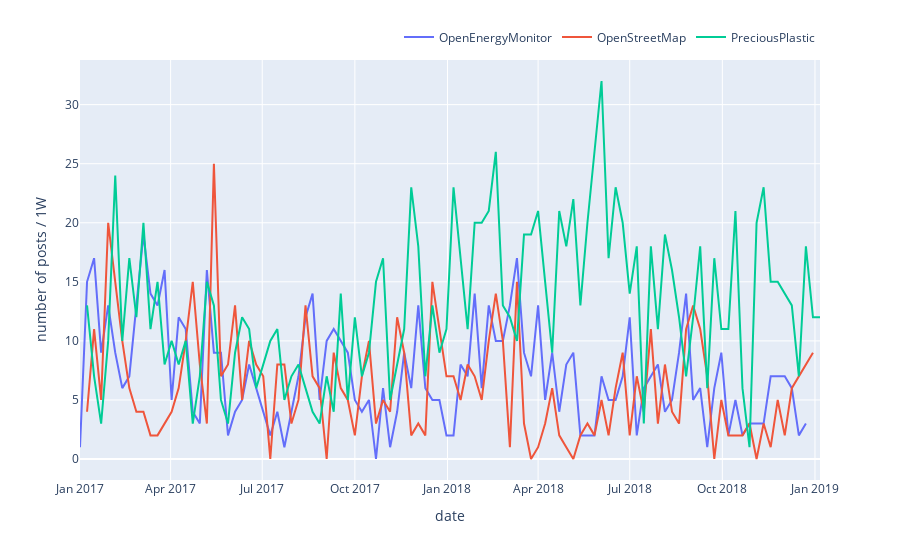

Notebook cell for this chart:
### Code cell
timeseries_number_of_contributors(pici, interval='1W')
